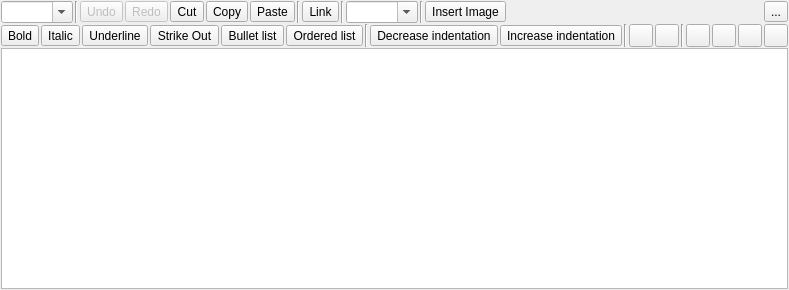
<?xml version="1.0" encoding="UTF-8"?>
<ui version="4.0">
 <class>MRichTextEdit</class>
 <widget class="QWidget" name="MRichTextEdit">
  <property name="geometry">
   <rect>
    <x>0</x>
    <y>0</y>
    <width>576</width>
    <height>290</height>
   </rect>
  </property>
  <property name="font">
   <font>
    <family>MS Shell Dlg 2</family>
   </font>
  </property>
  <property name="windowTitle">
   <string notr="true"/>
  </property>
  <layout class="QVBoxLayout" name="verticalLayout">
   <property name="spacing">
    <number>1</number>
   </property>
   <property name="leftMargin">
    <number>1</number>
   </property>
   <property name="topMargin">
    <number>1</number>
   </property>
   <property name="rightMargin">
    <number>1</number>
   </property>
   <property name="bottomMargin">
    <number>1</number>
   </property>
   <item>
    <widget class="QWidget" name="f_toolbar" native="true">
     <layout class="QHBoxLayout" name="horizontalLayout">
      <property name="spacing">
       <number>2</number>
      </property>
      <property name="leftMargin">
       <number>0</number>
      </property>
      <property name="topMargin">
       <number>0</number>
      </property>
      <property name="rightMargin">
       <number>0</number>
      </property>
      <property name="bottomMargin">
       <number>0</number>
      </property>
      <item>
       <widget class="QComboBox" name="f_paragraph">
        <property name="focusPolicy">
         <enum>Qt::ClickFocus</enum>
        </property>
        <property name="toolTip">
         <string>Paragraph formatting</string>
        </property>
        <property name="editable">
         <bool>true</bool>
        </property>
       </widget>
      </item>
      <item>
       <widget class="Line" name="line_4">
        <property name="orientation">
         <enum>Qt::Vertical</enum>
        </property>
       </widget>
      </item>
      <item>
       <widget class="QToolButton" name="f_undo">
        <property name="enabled">
         <bool>false</bool>
        </property>
        <property name="focusPolicy">
         <enum>Qt::ClickFocus</enum>
        </property>
        <property name="toolTip">
         <string>Undo (CTRL+Z)</string>
        </property>
        <property name="text">
         <string>Undo</string>
        </property>
        <property name="icon">
         <iconset resource="../res.qrc">
          <normaloff>:/res/icons_textedit/Undo-96.png</normaloff>:/res/icons_textedit/Undo-96.png</iconset>
        </property>
        <property name="iconSize">
         <size>
          <width>16</width>
          <height>16</height>
         </size>
        </property>
       </widget>
      </item>
      <item>
       <widget class="QToolButton" name="f_redo">
        <property name="enabled">
         <bool>false</bool>
        </property>
        <property name="focusPolicy">
         <enum>Qt::ClickFocus</enum>
        </property>
        <property name="toolTip">
         <string>Redo</string>
        </property>
        <property name="text">
         <string>Redo</string>
        </property>
        <property name="icon">
         <iconset resource="../res.qrc">
          <normaloff>:/res/icons_textedit/Redo-96.png</normaloff>:/res/icons_textedit/Redo-96.png</iconset>
        </property>
        <property name="iconSize">
         <size>
          <width>16</width>
          <height>16</height>
         </size>
        </property>
       </widget>
      </item>
      <item>
       <widget class="QToolButton" name="f_cut">
        <property name="focusPolicy">
         <enum>Qt::ClickFocus</enum>
        </property>
        <property name="toolTip">
         <string>Cut (CTRL+X)</string>
        </property>
        <property name="text">
         <string>Cut</string>
        </property>
        <property name="icon">
         <iconset resource="../res.qrc">
          <normaloff>:/res/icons_textedit/Cut-96.png</normaloff>:/res/icons_textedit/Cut-96.png</iconset>
        </property>
        <property name="iconSize">
         <size>
          <width>16</width>
          <height>16</height>
         </size>
        </property>
       </widget>
      </item>
      <item>
       <widget class="QToolButton" name="f_copy">
        <property name="focusPolicy">
         <enum>Qt::ClickFocus</enum>
        </property>
        <property name="toolTip">
         <string>Copy (CTRL+C)</string>
        </property>
        <property name="text">
         <string>Copy</string>
        </property>
        <property name="icon">
         <iconset resource="../res.qrc">
          <normaloff>:/res/icons_textedit/Copy-96.png</normaloff>:/res/icons_textedit/Copy-96.png</iconset>
        </property>
        <property name="iconSize">
         <size>
          <width>16</width>
          <height>16</height>
         </size>
        </property>
       </widget>
      </item>
      <item>
       <widget class="QToolButton" name="f_paste">
        <property name="focusPolicy">
         <enum>Qt::ClickFocus</enum>
        </property>
        <property name="toolTip">
         <string>Paste (CTRL+V)</string>
        </property>
        <property name="text">
         <string>Paste</string>
        </property>
        <property name="icon">
         <iconset resource="../res.qrc">
          <normaloff>:/res/icons_textedit/Paste-96.png</normaloff>:/res/icons_textedit/Paste-96.png</iconset>
        </property>
        <property name="iconSize">
         <size>
          <width>16</width>
          <height>16</height>
         </size>
        </property>
       </widget>
      </item>
      <item>
       <widget class="Line" name="line">
        <property name="orientation">
         <enum>Qt::Vertical</enum>
        </property>
       </widget>
      </item>
      <item>
       <widget class="QToolButton" name="f_link">
        <property name="focusPolicy">
         <enum>Qt::ClickFocus</enum>
        </property>
        <property name="toolTip">
         <string>Link (CTRL+L)</string>
        </property>
        <property name="text">
         <string>Link</string>
        </property>
        <property name="icon">
         <iconset resource="../res.qrc">
          <normaloff>:/res/icons_textedit/Link-96.png</normaloff>:/res/icons_textedit/Link-96.png</iconset>
        </property>
        <property name="iconSize">
         <size>
          <width>16</width>
          <height>16</height>
         </size>
        </property>
        <property name="checkable">
         <bool>true</bool>
        </property>
       </widget>
      </item>
      <item>
       <widget class="Line" name="line_3">
        <property name="orientation">
         <enum>Qt::Vertical</enum>
        </property>
       </widget>
      </item>
      <item>
       <widget class="QComboBox" name="f_fontsize">
        <property name="sizePolicy">
         <sizepolicy hsizetype="Preferred" vsizetype="Fixed">
          <horstretch>0</horstretch>
          <verstretch>0</verstretch>
         </sizepolicy>
        </property>
        <property name="focusPolicy">
         <enum>Qt::ClickFocus</enum>
        </property>
        <property name="toolTip">
         <string>Font size</string>
        </property>
        <property name="editable">
         <bool>true</bool>
        </property>
       </widget>
      </item>
      <item>
       <widget class="Line" name="line_6">
        <property name="orientation">
         <enum>Qt::Vertical</enum>
        </property>
       </widget>
      </item>
      <item>
       <widget class="QToolButton" name="f_image">
        <property name="toolTip">
         <string>Insert image...</string>
        </property>
        <property name="text">
         <string notr="true">Insert Image</string>
        </property>
        <property name="icon">
         <iconset resource="../res.qrc">
          <normaloff>:/res/icons_textedit/Add Image-96.png</normaloff>:/res/icons_textedit/Add Image-96.png</iconset>
        </property>
       </widget>
      </item>
      <item>
       <spacer name="horizontalSpacer">
        <property name="orientation">
         <enum>Qt::Horizontal</enum>
        </property>
        <property name="sizeHint" stdset="0">
         <size>
          <width>40</width>
          <height>20</height>
         </size>
        </property>
       </spacer>
      </item>
      <item>
       <widget class="QToolButton" name="f_menu">
        <property name="toolTip">
         <string>Menu</string>
        </property>
        <property name="text">
         <string>...</string>
        </property>
        <property name="icon">
         <iconset resource="../res.qrc">
          <normaloff>:/res/icons_textedit/Menu 2-96.png</normaloff>:/res/icons_textedit/Menu 2-96.png</iconset>
        </property>
       </widget>
      </item>
     </layout>
     <zorder>f_paragraph</zorder>
     <zorder>line_4</zorder>
     <zorder>f_undo</zorder>
     <zorder>f_redo</zorder>
     <zorder>f_cut</zorder>
     <zorder>f_copy</zorder>
     <zorder>f_paste</zorder>
     <zorder>line</zorder>
     <zorder>f_link</zorder>
     <zorder>line_3</zorder>
     <zorder>f_fontsize</zorder>
     <zorder>f_image</zorder>
     <zorder>line_6</zorder>
     <zorder>f_menu</zorder>
    </widget>
   </item>
   <item>
    <widget class="QWidget" name="widget" native="true">
     <layout class="QHBoxLayout" name="horizontalLayout_2">
      <property name="spacing">
       <number>2</number>
      </property>
      <property name="leftMargin">
       <number>0</number>
      </property>
      <property name="topMargin">
       <number>0</number>
      </property>
      <property name="rightMargin">
       <number>0</number>
      </property>
      <property name="bottomMargin">
       <number>0</number>
      </property>
      <item>
       <widget class="QToolButton" name="f_bold">
        <property name="focusPolicy">
         <enum>Qt::ClickFocus</enum>
        </property>
        <property name="toolTip">
         <string notr="true">Bold (CTRL+B)</string>
        </property>
        <property name="text">
         <string>Bold</string>
        </property>
        <property name="icon">
         <iconset resource="../res.qrc">
          <normaloff>:/res/icons_textedit/Bold-96.png</normaloff>:/res/icons_textedit/Bold-96.png</iconset>
        </property>
        <property name="iconSize">
         <size>
          <width>16</width>
          <height>16</height>
         </size>
        </property>
        <property name="checkable">
         <bool>true</bool>
        </property>
       </widget>
      </item>
      <item>
       <widget class="QToolButton" name="f_italic">
        <property name="focusPolicy">
         <enum>Qt::ClickFocus</enum>
        </property>
        <property name="toolTip">
         <string>Italic (CTRL+I)</string>
        </property>
        <property name="text">
         <string>Italic</string>
        </property>
        <property name="icon">
         <iconset resource="../res.qrc">
          <normaloff>:/res/icons_textedit/Italic-96.png</normaloff>:/res/icons_textedit/Italic-96.png</iconset>
        </property>
        <property name="iconSize">
         <size>
          <width>16</width>
          <height>16</height>
         </size>
        </property>
        <property name="checkable">
         <bool>true</bool>
        </property>
       </widget>
      </item>
      <item>
       <widget class="QToolButton" name="f_underline">
        <property name="focusPolicy">
         <enum>Qt::ClickFocus</enum>
        </property>
        <property name="toolTip">
         <string>Underline (CTRL+U)</string>
        </property>
        <property name="text">
         <string>Underline</string>
        </property>
        <property name="icon">
         <iconset resource="../res.qrc">
          <normaloff>:/res/icons_textedit/Text Color-96.png</normaloff>:/res/icons_textedit/Text Color-96.png</iconset>
        </property>
        <property name="iconSize">
         <size>
          <width>16</width>
          <height>16</height>
         </size>
        </property>
        <property name="checkable">
         <bool>true</bool>
        </property>
       </widget>
      </item>
      <item>
       <widget class="QToolButton" name="f_strikeout">
        <property name="text">
         <string>Strike Out</string>
        </property>
        <property name="icon">
         <iconset resource="../res.qrc">
          <normaloff>:/res/icons_textedit/Strikethrough-96.png</normaloff>:/res/icons_textedit/Strikethrough-96.png</iconset>
        </property>
        <property name="checkable">
         <bool>true</bool>
        </property>
       </widget>
      </item>
      <item>
       <widget class="QToolButton" name="f_list_bullet">
        <property name="focusPolicy">
         <enum>Qt::ClickFocus</enum>
        </property>
        <property name="toolTip">
         <string>Bullet list (CTRL+-)</string>
        </property>
        <property name="text">
         <string>Bullet list</string>
        </property>
        <property name="icon">
         <iconset resource="../res.qrc">
          <normaloff>:/res/icons_textedit/Bulleted List-96.png</normaloff>:/res/icons_textedit/Bulleted List-96.png</iconset>
        </property>
        <property name="iconSize">
         <size>
          <width>16</width>
          <height>16</height>
         </size>
        </property>
        <property name="checkable">
         <bool>true</bool>
        </property>
       </widget>
      </item>
      <item>
       <widget class="QToolButton" name="f_list_ordered">
        <property name="focusPolicy">
         <enum>Qt::ClickFocus</enum>
        </property>
        <property name="toolTip">
         <string>Ordered list (CTRL+=)</string>
        </property>
        <property name="text">
         <string>Ordered list</string>
        </property>
        <property name="icon">
         <iconset resource="../res.qrc">
          <normaloff>:/res/icons_textedit/Numbered List-96.png</normaloff>:/res/icons_textedit/Numbered List-96.png</iconset>
        </property>
        <property name="iconSize">
         <size>
          <width>16</width>
          <height>16</height>
         </size>
        </property>
        <property name="checkable">
         <bool>true</bool>
        </property>
       </widget>
      </item>
      <item>
       <widget class="Line" name="line_2">
        <property name="orientation">
         <enum>Qt::Vertical</enum>
        </property>
       </widget>
      </item>
      <item>
       <widget class="QToolButton" name="f_indent_dec">
        <property name="focusPolicy">
         <enum>Qt::ClickFocus</enum>
        </property>
        <property name="toolTip">
         <string>Decrease indentation (CTRL+,)</string>
        </property>
        <property name="text">
         <string>Decrease indentation</string>
        </property>
        <property name="icon">
         <iconset resource="../res.qrc">
          <normaloff>:/res/icons_textedit/Indent-96.png</normaloff>:/res/icons_textedit/Indent-96.png</iconset>
        </property>
        <property name="iconSize">
         <size>
          <width>16</width>
          <height>16</height>
         </size>
        </property>
       </widget>
      </item>
      <item>
       <widget class="QToolButton" name="f_indent_inc">
        <property name="focusPolicy">
         <enum>Qt::ClickFocus</enum>
        </property>
        <property name="toolTip">
         <string>Increase indentation (CTRL+.)</string>
        </property>
        <property name="text">
         <string>Increase indentation</string>
        </property>
        <property name="icon">
         <iconset resource="../res.qrc">
          <normaloff>:/res/icons_textedit/Outdent-96.png</normaloff>:/res/icons_textedit/Outdent-96.png</iconset>
        </property>
        <property name="iconSize">
         <size>
          <width>16</width>
          <height>16</height>
         </size>
        </property>
       </widget>
      </item>
      <item>
       <widget class="Line" name="line_5">
        <property name="orientation">
         <enum>Qt::Vertical</enum>
        </property>
       </widget>
      </item>
      <item>
       <widget class="QToolButton" name="f_bgcolor">
        <property name="focusPolicy">
         <enum>Qt::ClickFocus</enum>
        </property>
        <property name="toolTip">
         <string>Text background color</string>
        </property>
        <property name="text">
         <string/>
        </property>
        <property name="icon">
         <iconset resource="../res.qrc">
          <normaloff>:/res/icons_textedit/Fill Color-96.png</normaloff>:/res/icons_textedit/Fill Color-96.png</iconset>
        </property>
        <property name="iconSize">
         <size>
          <width>16</width>
          <height>16</height>
         </size>
        </property>
       </widget>
      </item>
      <item>
       <widget class="QToolButton" name="f_fgcolor">
        <property name="sizePolicy">
         <sizepolicy hsizetype="Fixed" vsizetype="Fixed">
          <horstretch>0</horstretch>
          <verstretch>0</verstretch>
         </sizepolicy>
        </property>
        <property name="toolTip">
         <string>Text color</string>
        </property>
        <property name="text">
         <string/>
        </property>
        <property name="icon">
         <iconset resource="../res.qrc">
          <normaloff>:/res/icons_textedit/Fill Color-96.png</normaloff>:/res/icons_textedit/Fill Color-96.png</iconset>
        </property>
       </widget>
      </item>
      <item>
       <widget class="Line" name="line_7">
        <property name="orientation">
         <enum>Qt::Vertical</enum>
        </property>
       </widget>
      </item>
      <item>
       <widget class="QToolButton" name="f_align_left">
        <property name="toolTip">
         <string>Align Left</string>
        </property>
        <property name="text">
         <string/>
        </property>
        <property name="icon">
         <iconset resource="../res.qrc">
          <normaloff>:/res/icons_textedit/Align Left-96.png</normaloff>:/res/icons_textedit/Align Left-96.png</iconset>
        </property>
        <property name="checkable">
         <bool>true</bool>
        </property>
       </widget>
      </item>
      <item>
       <widget class="QToolButton" name="f_align_center">
        <property name="toolTip">
         <string>Align Center</string>
        </property>
        <property name="text">
         <string/>
        </property>
        <property name="icon">
         <iconset resource="../res.qrc">
          <normaloff>:/res/icons_textedit/Align Center-96.png</normaloff>:/res/icons_textedit/Align Center-96.png</iconset>
        </property>
        <property name="checkable">
         <bool>true</bool>
        </property>
       </widget>
      </item>
      <item>
       <widget class="QToolButton" name="f_align_right">
        <property name="toolTip">
         <string>Align Right</string>
        </property>
        <property name="text">
         <string/>
        </property>
        <property name="icon">
         <iconset resource="../res.qrc">
          <normaloff>:/res/icons_textedit/Align Right-96.png</normaloff>:/res/icons_textedit/Align Right-96.png</iconset>
        </property>
        <property name="checkable">
         <bool>true</bool>
        </property>
       </widget>
      </item>
      <item>
       <widget class="QToolButton" name="f_align_justify">
        <property name="toolTip">
         <string>Align Justify</string>
        </property>
        <property name="text">
         <string/>
        </property>
        <property name="icon">
         <iconset resource="../res.qrc">
          <normaloff>:/res/icons_textedit/Align Justify-96.png</normaloff>:/res/icons_textedit/Align Justify-96.png</iconset>
        </property>
        <property name="checkable">
         <bool>true</bool>
        </property>
       </widget>
      </item>
      <item>
       <spacer name="horizontalSpacer_2">
        <property name="orientation">
         <enum>Qt::Horizontal</enum>
        </property>
        <property name="sizeHint" stdset="0">
         <size>
          <width>192</width>
          <height>20</height>
         </size>
        </property>
       </spacer>
      </item>
     </layout>
    </widget>
   </item>
   <item>
    <widget class="MTextEdit" name="f_textedit">
     <property name="autoFormatting">
      <set>QTextEdit::AutoNone</set>
     </property>
     <property name="tabChangesFocus">
      <bool>true</bool>
     </property>
    </widget>
   </item>
  </layout>
 </widget>
 <customwidgets>
  <customwidget>
   <class>MTextEdit</class>
   <extends>QTextEdit</extends>
   <header>widgets/mtextedit.h</header>
  </customwidget>
 </customwidgets>
 <tabstops>
  <tabstop>f_textedit</tabstop>
  <tabstop>f_image</tabstop>
  <tabstop>f_menu</tabstop>
 </tabstops>
 <resources>
  <include location="../res.qrc"/>
 </resources>
 <connections/>
</ui>
